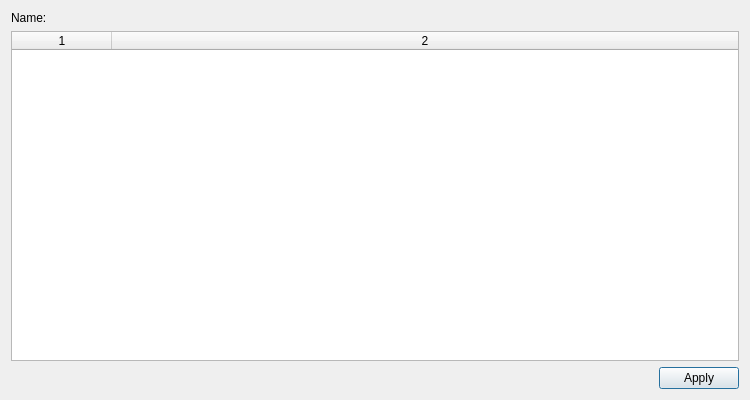
<?xml version="1.0" encoding="UTF-8"?>
<ui version="4.0">
 <class>Dialog</class>
 <widget class="QDialog" name="Dialog">
  <property name="geometry">
   <rect>
    <x>0</x>
    <y>0</y>
    <width>750</width>
    <height>400</height>
   </rect>
  </property>
  <property name="minimumSize">
   <size>
    <width>750</width>
    <height>400</height>
   </size>
  </property>
  <property name="windowTitle">
   <string>Dialog</string>
  </property>
  <layout class="QGridLayout" name="gridLayout">
   <item row="1" column="0">
    <widget class="QTableWidget" name="tableWidget">
     <property name="sortingEnabled">
      <bool>true</bool>
     </property>
     <property name="columnCount">
      <number>2</number>
     </property>
     <attribute name="horizontalHeaderStretchLastSection">
      <bool>true</bool>
     </attribute>
     <attribute name="verticalHeaderDefaultSectionSize">
      <number>21</number>
     </attribute>
     <column/>
     <column/>
    </widget>
   </item>
   <item row="0" column="0">
    <widget class="QLabel" name="nameLabel">
     <property name="text">
      <string>Name:</string>
     </property>
     <property name="openExternalLinks">
      <bool>true</bool>
     </property>
    </widget>
   </item>
   <item row="2" column="0">
    <widget class="QDialogButtonBox" name="buttonBox">
     <property name="orientation">
      <enum>Qt::Horizontal</enum>
     </property>
     <property name="standardButtons">
      <set>QDialogButtonBox::Apply</set>
     </property>
    </widget>
   </item>
  </layout>
 </widget>
 <resources/>
 <connections>
  <connection>
   <sender>buttonBox</sender>
   <signal>accepted()</signal>
   <receiver>Dialog</receiver>
   <slot>accept()</slot>
   <hints>
    <hint type="sourcelabel">
     <x>248</x>
     <y>254</y>
    </hint>
    <hint type="destinationlabel">
     <x>157</x>
     <y>274</y>
    </hint>
   </hints>
  </connection>
  <connection>
   <sender>buttonBox</sender>
   <signal>rejected()</signal>
   <receiver>Dialog</receiver>
   <slot>reject()</slot>
   <hints>
    <hint type="sourcelabel">
     <x>316</x>
     <y>260</y>
    </hint>
    <hint type="destinationlabel">
     <x>286</x>
     <y>274</y>
    </hint>
   </hints>
  </connection>
 </connections>
</ui>
